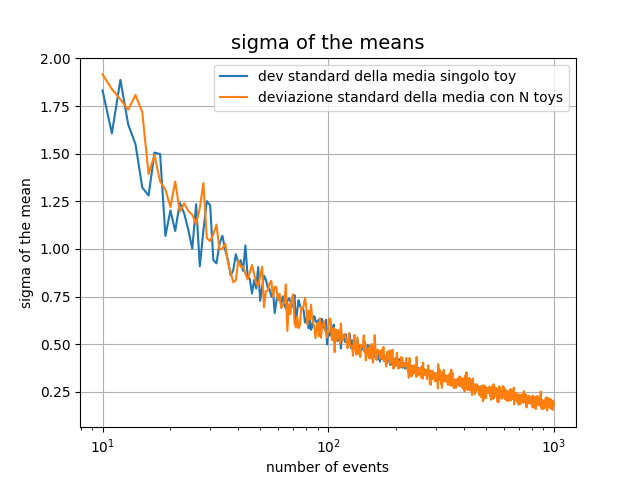

This figure's Python source:
'''
Utilizzare due grafici a dispersione per confrontare l'evoluzione della deviazione standard della media calcolata per ogni singolo 
giocattolo con la al deviazione standard del campione di medie variare del numero di eventi generati in un singolo esperimento 
con un giocattolo.
'''

import numpy as np
import matplotlib.pyplot as plt
import sys

from library import dev_std_media, rand_range, media, dev_std

# ----- Function -----

def controllo_arg() :
    if len(sys.argv) != 3 :
        print("Inserire il nome del file (compresa l'estensione), il numero di eventi ed il numero di esperimenti.\n")
        sys.exit()

# ----- Main -----

def main () :
    
    controllo_arg ()
    
    x_min = -10.
    x_max = 10.
    
    N_evet = int (sys.argv[1])
    N_toy = int (sys.argv[2])

    std_lista = []
    std_N_toys = []

    for i in range (10, N_evet) :
        N_toy_media = []
        for k in range (N_toy) :
            lista_val_rang_range = []           # conterrà i valori generati con la range range
            for j in range (1, i) :
                val = rand_range (x_min, x_max)
                lista_val_rang_range.append(val)
            mean = media (lista_val_rang_range)
            std = dev_std_media (lista_val_rang_range)
            if (k == 0) :
                std_lista.append(std)
            N_toy_media.append(mean)
        std_N_toys.append(dev_std(N_toy_media))

    fig, ax = plt.subplots ()
    ax.set_title ('sigma of the means', size=14)
    ax.set_xlabel ('number of events')
    ax.set_ylabel ('sigma of the mean')
    ax.plot(range(10, N_evet), std_lista, label = 'dev standard della media singolo toy')
    ax.plot(range(10, N_evet), std_N_toys, label = "deviazione standard della media con N toys")
    ax.set_xscale ('log')
    ax.legend ()
    ax.grid ()

    plt.savefig ("es8_4.png")
    #plt.show ()
    
if __name__ == "__main__" :
    main ()
